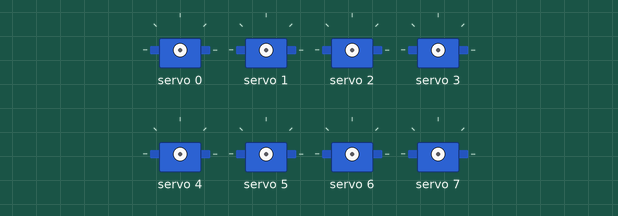
The sketch below on a simulated Arduino Uno, built with avr-gcc and run on an emulated ATmega328P. On the bench: 8 × servo.

Above: at 0.05 s.
At 0.55 s:
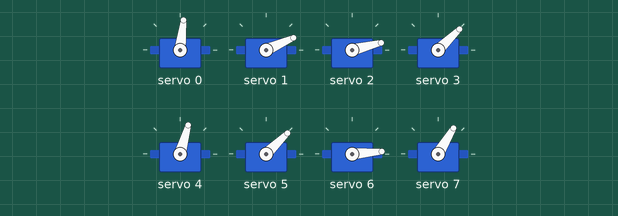
At 0.8 s:
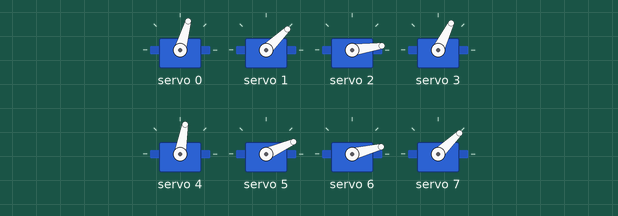
Timing chart, 0 to 3.0 s (numbered marks = the images above):
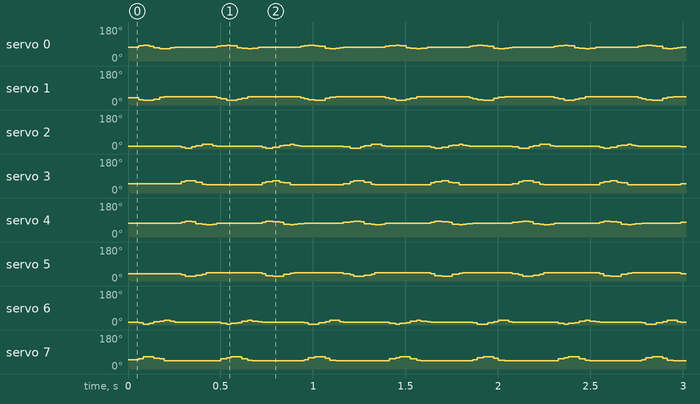

Measured:
- by itself, servo 5: repeats every 0.91 s: 24° 0.06 s, 30° 0.04 s, 35° 0.02 s, 45° 0.04 s, 44° 0.27 s, 38° 0.02 s, 29° 0.04 s, 24° 0.06 s, 35° 0.04 s, 40° 0.02 s, 44° 0.27 s, 38° 0.04 s, 33° 0.02 s
- by itself, servo 3: repeats every 0.91 s: 64° 0.06 s, 58° 0.04 s, 47° 0.02 s, 43° 0.04 s, 44° 0.27 s, 54° 0.02 s, 59° 0.04 s, 64° 0.04 s, 58° 0.02 s, 53° 0.04 s, 43° 0.02 s, 44° 0.27 s, 50° 0.04 s, 59° 0.02 s

The sketch:

RobotDogV2.ino
```cpp
#include <Adafruit_PWMServoDriver.h>

#define USMIN  500
#define USMAX  1500
#define SERVO_FREQ 50 // Analog servos run at ~50 Hz updates

const float H[4] = {10, 10, 10, 10}; // height for each legs
const float L = 7.2;
const float l = 8.4;
const int initialAngles[8] = {90, 180, 90, 0, 90, 180, 90, 0};
const int mDelay = 10;

Adafruit_PWMServoDriver pwm = Adafruit_PWMServoDriver(0x40);
int angles[8];
float x[4], y[4];

void setup() {
  // put your setup code here, to run once:
  Serial.begin(115200);

  pwm.begin();
  pwm.setOscillatorFrequency(27000000);
  pwm.setPWMFreq(SERVO_FREQ);  // Analog servos run at ~50 Hz updates
  delay(10);

  x[0] = x[1] = x[2] = x[3] = 0;
  y[0] = y[1] = y[2] = y[3] = 0;

  for(int i = 0 ; i < 8 ; i++) {
    pwm.writeMicroseconds(i, map(initialAngles[i], 0, 180, USMIN, USMAX));
  }

}

void loop() {
  // put your main code here, to run repeatedly:
  // up
  for(y[0] = 0, y[3] = 0; y[0] <= 2, y[3] <= 2; y[0]++, y[3]++) {
    IK();
    updatePositions();
    delay(mDelay);
  }
  // right
  for(x[0] = 0, x[3] = 0; x[0] <= 2, x[3] <= 2; x[0]++, x[3]++) {
    IK();
    updatePositions();
    delay(mDelay);
  }
  // down
  for(y[0] = 2, y[3] = 2; y[0] >= 0, y[3] >= 0; y[0]--, y[3]--) {
    IK();
    updatePositions();
    delay(mDelay);
  }
  // left
  for(x[0] = 2, x[3] = 2; x[0] >= 0, x[3] >= 0; x[0]--, x[3]--) {
    IK();
    updatePositions();
    delay(mDelay);
  }
  //
  // Opposite side
  //
  for(y[1] = 0, y[2] = 0; y[1] <= 2, y[2] <= 2; y[1]++, y[2]++) {
    IK();
    updatePositions();
    delay(mDelay);
  }
  // right
  for(x[1] = 0, x[2] = 0; x[1] <= 2, x[2] <= 2; x[1]++, x[2]++) {
    IK();
    updatePositions();
    delay(mDelay);
  }
  // down
  for(y[1] = 2, y[2] = 2; y[1] >= 0, y[2] >= 0; y[1]--, y[2]--) {
    IK();
    updatePositions();
    delay(mDelay);
  }
  // left
  for(x[1] = 2, x[2] = 2; x[1] >= 0, x[2] >= 0; x[1]--, x[2]--) {
    IK();
    updatePositions();
    delay(mDelay);
  }
}

void updatePositions() {
  for(int i = 0 ; i < 8 ; i++) {
    int angle = angles[i];
    int microseconds = map(angle, 0, 180, USMIN, USMAX);
    pwm.writeMicroseconds(i, microseconds);
  }
}

void IK() {

  float a[4], b[4], theta[4], h[4];

  for(int i = 0 ; i < 4 ; i++) {

    theta[i] = atan(x[i] / H[i]);
    h[i] =  (H[i] - y[i])/ cos(theta[i]);

    a[i] = acos((pow(L, 2) + pow(h[i], 2) - pow(l, 2)) / (2 * L * h[i]));
    b[i] = acos((pow(L, 2) + pow(l, 2) - pow(h[i], 2)) / (2 * L * l));

  }

  // front right leg --> index = 0
  angles[0] = initialAngles[0] + abs(a[0] * 180 / PI) - (theta[0] * 180 / PI);
  angles[1] = initialAngles[1] - 180 + abs(b[0] * 180 / PI);

  // back left leg --> index = 3
  angles[6] = initialAngles[6] - abs(a[3] * 180 / PI) + (theta[3] * 180 / PI);
  angles[7] = initialAngles[7] + 180 - abs(b[3] * 180 / PI);

  // Opposite side :
  // front left leg --> index = 1
  angles[2] = initialAngles[2] - abs(a[1] * 180 / PI) + (theta[1] * 180 / PI);
  angles[3] = initialAngles[3] + 180 - abs(b[1] * 180 / PI);

  // back right leg --> index = 2
  angles[4] = initialAngles[4] + abs(a[2] * 180 / PI) - (theta[2] * 180 / PI);
  angles[5] = initialAngles[5] - 180 + abs(b[2] * 180 / PI);
}
```
